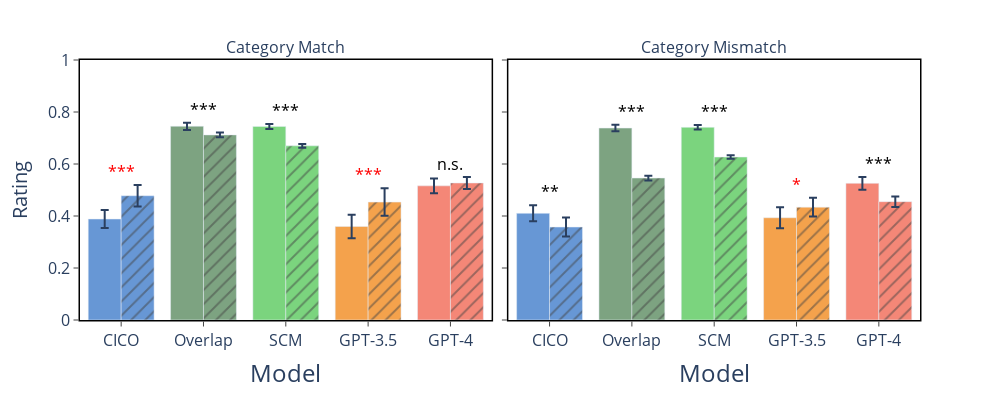

Source (notebook cell):
### Code cell
# Select cross-category non-monotonicity data for detailed analysis
non_monotonicity_data = argument_data[argument_data.Phenomenon=='Non-Monotonicity (Cross-Category)'].reset_index(drop=True)
non_monotonicity_data['Premise 2 Name'] = non_monotonicity_data['Premise 2']
high_arg_idxs = non_monotonicity_data[non_monotonicity_data['Argument Group']=='High'].index
non_monotonicity_data.loc[high_arg_idxs,'Premise 2 Name'] = non_monotonicity_data[non_monotonicity_data['Argument Group']=='Low']['Premise 2'].values

# Add living vs non-living labels to data
category_df = pd.read_csv('data/leuven_dataset/leuven_categories.csv')[['Name','Category 2']]
category_df = category_df.append({'Name':'','Category 2':''},ignore_index=True)
non_monotonicity_data = non_monotonicity_data.replace({np.nan:''}).merge(category_df,left_on='Premise 1',right_on='Name').rename(columns={'Category 2':'Premise 1 Category'}).drop(columns='Name')
non_monotonicity_data = non_monotonicity_data.merge(category_df,left_on='Premise 2 Name',right_on='Name').rename(columns={'Category 2':'Premise 2 Category'}).drop(columns='Name')
non_monotonicity_data['Similarity Group'] = non_monotonicity_data['Premise 1 Category']==non_monotonicity_data['Premise 2 Category']
non_monotonicity_data['Similarity Group'] = non_monotonicity_data['Similarity Group'].replace({True:'Match',False:'Mismatch'})

# Calculate average ratings for each model by argument group for unpaired comparison
plot_data = non_monotonicity_data[['Similarity Group','Argument Group']+models].melt(id_vars=['Similarity Group','Argument Group']).rename(columns={'variable':'Model','value':'Rating'})
plot_data = plot_data.groupby(['Similarity Group','Argument Group','Model']).agg(['mean','sem'])['Rating'].reset_index().rename(columns={'mean':'Rating'})
plot_data['95ci'] = plot_data['sem']*1.96
fig = px.bar(plot_data,x='Model',y='Rating',error_y='95ci',color='Argument Group',barmode='group',
             category_orders={'Model':['CICO','Overlap','SCM'],
                              'Similarity Group':['Match','Mismatch']},
             facet_col='Similarity Group', facet_col_wrap=3, facet_row_spacing=0.15, pattern_shape='Argument Group',range_y=[0,1])

# Format figure style & coloring
fig = utils.format_figure(fig,width=1000,height=400)
fig.for_each_annotation(lambda a: a.update(text='Category '+a.text.split('=')[1]))
fig.update_annotations(font_size=16)
fig.update_xaxes(showticklabels=True,tickfont=dict(size=16))
fig.update_yaxes(titlefont=dict(size=20),tickfont=dict(size=16))
colors = [utils.model_colors[x] for x in sorted(models)]
for i in range(len(fig.data)):
    fig.data[i].marker.color = colors

# Set up statistical significance
plot_data['Bar Height'] = plot_data['Rating']+plot_data['95ci']
regression_columns = ['coef','se','T','pval','CI[2.5%]','CI[97.5%]']
significance_data = plot_data.groupby(['Similarity Group','Model']).max().reset_index()[['Similarity Group','Model','Bar Height']]
regression_data = []

# Run paired t-tests
ttest_data = []
for group in significance_data['Similarity Group'].unique():
    phenomenon_data = non_monotonicity_data[(non_monotonicity_data['Similarity Group']==group)]
    high_data = phenomenon_data[phenomenon_data['Argument Group']=='High']
    low_data = phenomenon_data[phenomenon_data['Argument Group']=='Low']
    combined_data = high_data.merge(low_data,on=['Premise 1','Conclusion'],suffixes=('_high','_low'))
    for model in models:
        statistic, p = ttest_rel(combined_data[f'{model}_high'],combined_data[f'{model}_low'])
        direction = 'correct' if high_data[model].mean()>low_data[model].mean() or p>=.05 else 'opposite'
        ttest_data.append({'Model':model,'Similarity Group':group,'statistic':statistic,'p':p,'p_stars':utils.p_to_stars(p),'direction':direction})

# Add significance to bar plot
significance_data = significance_data.merge(pd.DataFrame(ttest_data),on=['Similarity Group','Model'])

phenomenon_to_axis_label = {'Mismatch':'2','Match':''}
for group in significance_data['Similarity Group'].unique():
    for model in plot_data.Model.unique():
        sig_data = significance_data[(significance_data.Model==model)&(significance_data['Similarity Group']==group)]
        bar_height = sig_data['Bar Height'].values[0]
        p_stars = sig_data['p_stars'].values[0]
        color = 'red' if sig_data['direction'].values[0]=='opposite' else 'black'
        axis_label = phenomenon_to_axis_label[group]
        fig.add_annotation(x=model,xref='x'+axis_label,yref='y'+axis_label,y=bar_height+0.05,text=p_stars,
                           showarrow=False,font=dict(size=16,color=color))
fig.update_layout(showlegend=False)
fig.show()

### Figure 1 — Plotly figure (JSON) as saved in the notebook; plotly's stock layout.template omitted (floating-point values rounded to 4 significant figures)
{"data": [{"alignmentgroup": "True", "error_y": {"array": [0.03455, 0.04553, 0.02857, 0.01393, 0.009701]}, "hovertemplate": "Argument Group=High<br>Similarity Group=Match<br>Model=%{x}<br>Rating=%{y}<extra></extra>", "legendgroup": "High", "marker": {"color": ["#6797D5", "#F4A24C", "#F48777", "#7DA381", "#7BD47E"], "pattern": {"shape": ""}}, "name": "High", "offsetgroup": "High", "orientation": "v", "showlegend": true, "textposition": "auto", "type": "bar", "x": ["CICO", "GPT-3.5", "GPT-4", "Overlap", "SCM"], "xaxis": "x", "y": [0.3883, 0.3597, 0.5159, 0.7452, 0.7445], "yaxis": "y"}, {"alignmentgroup": "True", "error_y": {"array": [0.03081, 0.0405, 0.02482, 0.01242, 0.008573]}, "hovertemplate": "Argument Group=High<br>Similarity Group=Mismatch<br>Model=%{x}<br>Rating=%{y}<extra></extra>", "legendgroup": "High", "marker": {"color": ["#6797D5", "#F4A24C", "#F48777", "#7DA381", "#7BD47E"], "pattern": {"shape": ""}}, "name": "High", "offsetgroup": "High", "orientation": "v", "showlegend": false, "textposition": "auto", "type": "bar", "x": ["CICO", "GPT-3.5", "GPT-4", "Overlap", "SCM"], "xaxis": "x2", "y": [0.4102, 0.3933, 0.5256, 0.7381, 0.741], "yaxis": "y2"}, {"alignmentgroup": "True", "error_y": {"array": [0.04106, 0.05289, 0.02278, 0.009097, 0.007388]}, "hovertemplate": "Argument Group=Low<br>Similarity Group=Match<br>Model=%{x}<br>Rating=%{y}<extra></extra>", "legendgroup": "Low", "marker": {"color": ["#6797D5", "#F4A24C", "#F48777", "#7DA381", "#7BD47E"], "pattern": {"shape": "/"}}, "name": "Low", "offsetgroup": "Low", "orientation": "v", "showlegend": true, "textposition": "auto", "type": "bar", "x": ["CICO", "GPT-3.5", "GPT-4", "Overlap", "SCM"], "xaxis": "x", "y": [0.478, 0.4535, 0.527, 0.7119, 0.6699], "yaxis": "y"}, {"alignmentgroup": "True", "error_y": {"array": [0.03647, 0.03578, 0.02019, 0.008995, 0.006479]}, "hovertemplate": "Argument Group=Low<br>Similarity Group=Mismatch<br>Model=%{x}<br>Rating=%{y}<extra></extra>", "legendgroup": "Low", "marker": {"color": ["#6797D5", "#F4A24C", "#F48777", "#7DA381", "#7BD47E"], "pattern": {"shape": "/"}}, "name": "Low", "offsetgroup": "Low", "orientation": "v", "showlegend": false, "textposition": "auto", "type": "bar", "x": ["CICO", "GPT-3.5", "GPT-4", "Overlap", "SCM"], "xaxis": "x2", "y": [0.3575, 0.4341, 0.4551, 0.546, 0.6268], "yaxis": "y2"}], "layout": {"annotations": [{"font": {"size": 16}, "showarrow": false, "text": "Category Match", "x": 0.245, "xanchor": "center", "xref": "paper", "y": 1, "yanchor": "bottom", "yref": "paper"}, {"font": {"size": 16}, "showarrow": false, "text": "Category Mismatch", "x": 0.755, "xanchor": "center", "xref": "paper", "y": 1, "yanchor": "bottom", "yref": "paper"}, {"font": {"color": "red", "size": 16}, "showarrow": false, "text": "***", "x": "CICO", "xref": "x", "y": 0.569, "yref": "y"}, {"font": {"color": "red", "size": 16}, "showarrow": false, "text": "***", "x": "GPT-3.5", "xref": "x", "y": 0.5563, "yref": "y"}, {"font": {"color": "black", "size": 16}, "showarrow": false, "text": "n.s.", "x": "GPT-4", "xref": "x", "y": 0.5997, "yref": "y"}, {"font": {"color": "black", "size": 16}, "showarrow": false, "text": "***", "x": "Overlap", "xref": "x", "y": 0.8091, "yref": "y"}, {"font": {"color": "black", "size": 16}, "showarrow": false, "text": "***", "x": "SCM", "xref": "x", "y": 0.8042, "yref": "y"}, {"font": {"color": "black", "size": 16}, "showarrow": false, "text": "**", "x": "CICO", "xref": "x2", "y": 0.4911, "yref": "y2"}, {"font": {"color": "red", "size": 16}, "showarrow": false, "text": "*", "x": "GPT-3.5", "xref": "x2", "y": 0.5199, "yref": "y2"}, {"font": {"color": "black", "size": 16}, "showarrow": false, "text": "***", "x": "GPT-4", "xref": "x2", "y": 0.6004, "yref": "y2"}, {"font": {"color": "black", "size": 16}, "showarrow": false, "text": "***", "x": "Overlap", "xref": "x2", "y": 0.8006, "yref": "y2"}, {"font": {"color": "black", "size": 16}, "showarrow": false, "text": "***", "x": "SCM", "xref": "x2", "y": 0.7996, "yref": "y2"}], "barmode": "group", "height": 400, "legend": {"title": {"text": "Argument Group"}, "tracegroupgap": 0}, "margin": {"t": 60}, "plot_bgcolor": "white", "showlegend": false, "width": 1000, "xaxis": {"anchor": "y", "categoryarray": ["CICO", "Overlap", "SCM"], "categoryorder": "array", "domain": [0, 0.49], "linecolor": "black", "linewidth": 1.5, "mirror": true, "showgrid": false, "showline": true, "showticklabels": true, "tickfont": {"size": 16}, "ticks": "outside", "title": {"font": {"size": 24}, "text": "Model"}}, "xaxis2": {"anchor": "y2", "categoryarray": ["CICO", "Overlap", "SCM"], "categoryorder": "array", "domain": [0.51, 1], "linecolor": "black", "linewidth": 1.5, "matches": "x", "mirror": true, "showgrid": false, "showline": true, "showticklabels": true, "tickfont": {"size": 16}, "ticks": "outside", "title": {"font": {"size": 24}, "text": "Model"}}, "yaxis": {"anchor": "x", "domain": [0, 1], "linecolor": "black", "linewidth": 1.5, "mirror": true, "range": [0, 1], "showgrid": false, "showline": true, "tickfont": {"size": 16}, "ticks": "outside", "title": {"font": {"size": 20}, "text": "Rating"}}, "yaxis2": {"anchor": "x2", "domain": [0, 1], "linecolor": "black", "linewidth": 1.5, "matches": "y", "mirror": true, "showgrid": false, "showline": true, "showticklabels": false, "tickfont": {"size": 16}, "ticks": "outside", "title": {"font": {"size": 20}}}}}
